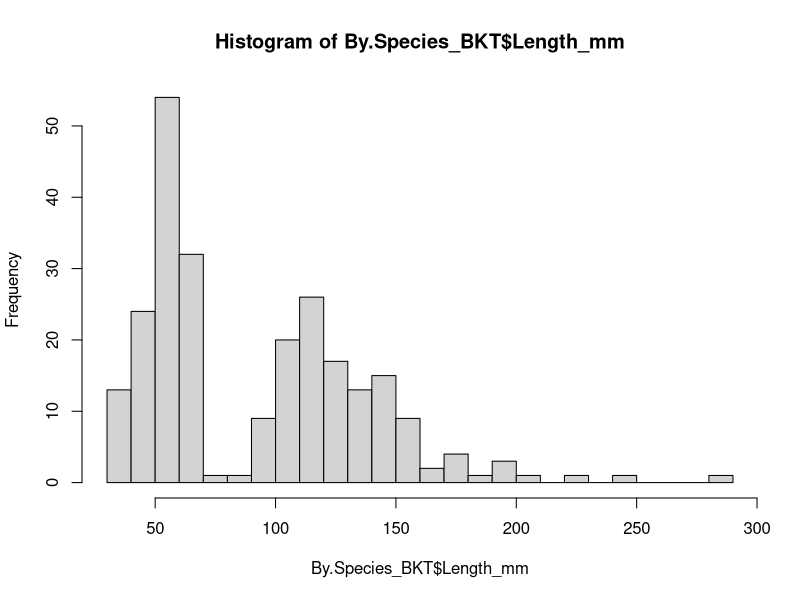

Generate this figure with R: (Note: this script raises an error after producing the figure.)
#Set working Directory 

setwd("C:/GitHub/johnson_capstone/spring")

#Now Need to read in data files

#First we will need to download the readxl package since one out of the three data sets is a .xlsx

install.packages("readxl")
library(readxl)

AllFishRec <- read_excel ("All_FishRecords.xlsx")


#To build a loopp for all the sites, its easier to chose one site and mess around with that first insetad of trying all the sites at once!
#Also to make things easier, lets choose a site that has been quality control checked for temp data!
#Painter run aka Painter.LittleBear will be our first choice and its already quality control checked. 

#Now need to read in land temp and stream temp data Painter  
#These two are .csv's though so we have to read them in using the read.csv command 

Painter_LT <- read.csv("Painter_Land_X_QC.csv")

Painter_ST <- read.csv("Painter_Stream_X_QC.csv")

install.packages("dplR")
library(dplyr)

By.Site <- filter(AllFishRec, waterName == "Painter.Run") 

By.Species_BKT <- filter(By.Site, Species == "Brook Trout")

#Next figure out how to seperate fish less than or equal to certain lengths and then how to make ratio, CPUE, and then how to get fish survesy and temp both togehter to analyze?

#The next step is to classify what Brook Trout are Juvenile/Young of year (YOY) and adults bu size. 
#Based on literature searches, The range for juvenile Brook Trout is 7 to 10 inches and adults are 100 to 120mm. 
#For our protocols, we take fish lengths in milometers (mm). 
#That makes Juvenile Brook trout 70 to 100mm and adults greater than  or equal to 101mm. 
#So anything anything equal to 100mm or less will be a juvenile Trout. Anything greater than or equal to 101mm will be considered an adult Brook Trout. 
#These numbers will likely need to change. 

YOY <- subset(By.Species_BKT, By.Species_BKT$Length_mm <100)
Adult <- subset(By.Species_BKT, By.Species_BKT$Length_mm >101)

YOY$AgeClass <- c(rep("YOY", nrow(YOY)))

Adult$AgeClass <- c(rep("Adult", nrow(Adult)))

Fish.Age.Site <- rbind(YOY, Adult)


hist(By.Species_BKT$Length_mm, breaks = 20)

#Seems adults start at 90, juveniles start at 85? Ask Sara

#Messing with Catch per Unit Effort Stuff bellow

AllFishSurvey <- read_excel("All_FishSurvey.xlsx")

Ex <- subset(AllFishSurvey, AllFishSurvey$SiteCode == "Painter")

ex=filter(AllFishSurvey, "Painter")

Ex <- AllFishSurvey %>% select(-contains("Painter"))

 
